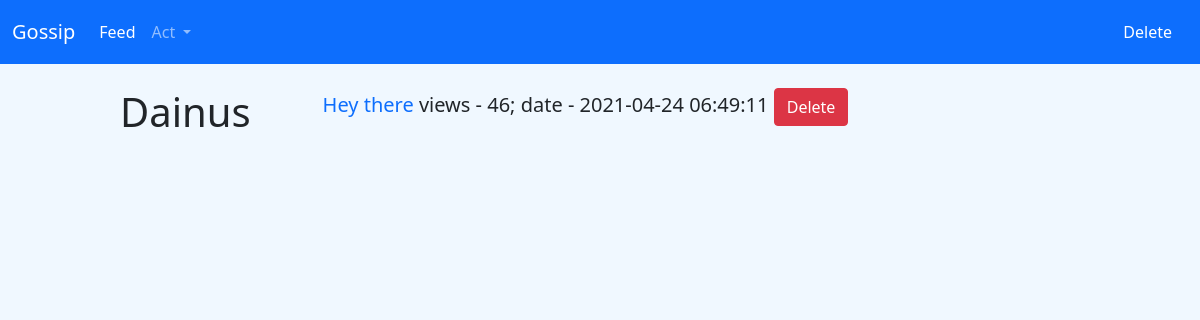
The page /user/1 (signed in) on the database as committed earlier.
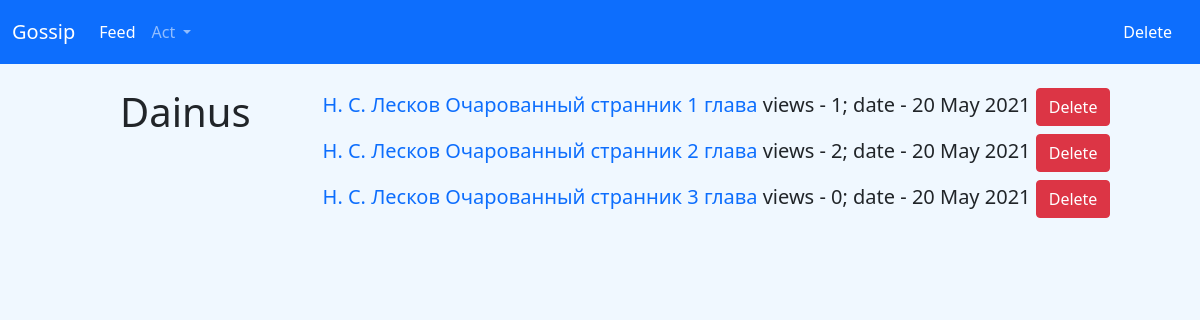
The same page on the database as committed later.
### data/new.py (models this page shows)
class News(SqlAlchemyBase, UserMixin, SerializerMixin):
    __tablename__ = 'news'
    id = sa.Column(sa.Integer, primary_key=True, autoincrement=True)
    title = sa.Column(sa.String, nullable=True)
    content = sa.Column(sa.String, nullable=True)
    date = datetime.date.today().ctime().split()
    date = date[2] + ' ' + date[1] + ' ' + date[-1]
    created_date = sa.Column(sa.String, default=date)
    views = sa.Column(sa.Integer, default=0)
    user_id = sa.Column(sa.Integer, sa.ForeignKey("users.id"))
    user = orm.relation('User')

### get_user.py (the view)
@get_user_blueprint.route('/user/<int:id>', methods=['GET', 'POST'])
def get_user(id):
    ses = db_session.create_sessin()
    user = ses.query(User).get(id)
    if request.method == 'POST':
        cur_user = ses.query(User).get(current_user.id)
        if str(id) in current_user.subs:
            subs = current_user.subs.split(',')
            del subs[subs.index(str(id))]
            cur_user.subs = ','.join(subs)
        else:
            if cur_user.subs == '':
                cur_user.subs = str(id)
            else:
                cur_user.subs += ',' + str(id)
        ses.commit()
        return redirect(f'/user/{id}')
    elif request.method == 'GET':
        news = user.news
        is_user = str(id) in current_user.subs
        return render_template('get_user.html', news=news, user=user.nickname, title=user.nickname, id=id, is_user=is_user)

### app.py (called while the page is built)
@login_man.user_loader
def loader_user(user_id):
    ses = db_session.create_sessin()
    return ses.query(User).get(user_id)

### data/db_session.py (called while the page is built)
def create_sessin() -> Session:
    global __factory
    return __factory()

### templates/get_user.html (shortened to what this page needs)
{% extends 'base.html' %}
{% block content %}
<div class="parent">
        <div class="child"><h1>{{ user }}</h1></div>
        <div class="child">
            {% for new in news %}
            <h5>
                <a href="/new/{{ new.id }}">{{ new.title }}</a> views - {{ new.views }}; date - {{new.created_date}}
                {% if current_user.id == id or current_user.id == 1 %}
                <a href="/user/{{ id }}/delete/new/{{ new.id }}" class="btn btn-danger">Delete</a>
                {% endif %}
            </h5>
            {% endfor %}
        </div>
    </div>
{% endblock %}

Rows that differ between the two databases and show on the page:
removed News: title "Hey there", views "46", created_date "2021-04-24 06:49:11"
added News: title "Н. С. Лесков Очарованный странник 1 глава", views "1", created_date "20 May 2021"
now on this page (row edited): News: title "Н. С. Лесков Очарованный странник 2 глава", views "2", created_date "20 May 2021"
now on this page (row edited): News: title "Н. С. Лесков Очарованный странник 3 глава", views "0", created_date "20 May 2021"
